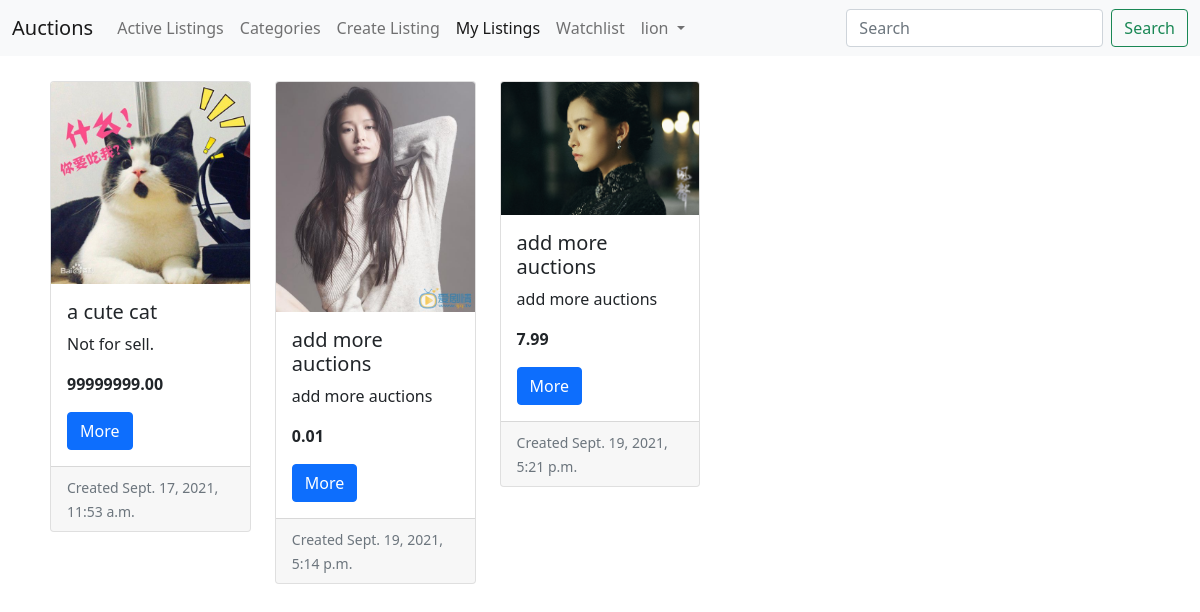
/1/listings/ (signed in), run on the app's committed database.
### auctions/models.py (models this page shows, shortened)
class User(AbstractUser):
    pass

class Lot(models.Model):
    seller = models.ForeignKey(
        User, on_delete=models.CASCADE, related_name="auction_lots")
    buyer = models.ForeignKey(
        User, on_delete=models.SET_NULL, related_name="purchased_lot", null=True)
    active = models.BooleanField(default=True)
    title = models.CharField(max_length=64)
    description = models.TextField()
    bid = MoneyField(max_digits=10, decimal_places=2,
                     default_currency='USD', validators=[
                         MinMoneyValidator(Decimal('0.01')),
                     ])
    image = models.ImageField(upload_to='lot_images/', null=True, blank=True)
    category = models.CharField(max_length=32, null=True, blank=True)
    add_date = models.DateTimeField(auto_now_add=True)

### auctions/views.py (the view)
# urls.py: path("<int:pk>/listings/", views.UserListingsView.as_view(), name="user_listings"),
class UserListingsView(generic.ListView):
    template_name = 'auctions/user_listings.html'
    def get_queryset(self):
        return User.objects.get(pk=self.kwargs['pk']).auction_lots.all()

### auctions/templates/auctions/user_listings.html (shortened to what this page needs)
{% extends "auctions/layout.html" %}
{% load static %}
{% block body %}
{% if not object_list %}
Don't have a listing yet, <a href="{% url 'create_listing' %}">create one?</a>
{% else %}
<div class="row row-cols-1 row-cols-md-5 g-4">
  {% for lot in object_list %}
  <div class="col">
    <div class="card">
      <img
        src="{% if lot.image %}{{ lot.image.url }}{% else %}{% static 'auctions/images/lot_default_pic.png' %}{% endif %}"
        class="card-img-top" alt="Lot's picture">
      <div class="card-body">
        <h5 class="card-title">{{ lot.title }}</h5>
        <p class="card-text">
          {% if lot.description|length <= 100 %}{{ lot.description }}{% else %}{{ lot.description|slice:"100" }}...{% endif %}
        </p>
        <p class="card-text">
          <strong>{{ lot.bid }}</strong>
        </p>
        <a href="{% url 'lot_detail' lot.pk %}" class="btn btn-primary">More</a>
      </div>
      <div class="card-footer">
        <small class="text-muted">Created {{ lot.add_date }}</small>
      </div>
    </div>
  </div>
  {% endfor %}
  {% endif %}
  {% endblock %}

### auctions/templates/auctions/layout.html (shortened to what this page needs)
{% load static %}
<!DOCTYPE html>
<html lang="en">
<head>
    <link href="https://cdn.jsdelivr.net/npm/bootstrap@5.1.1/dist/css/bootstrap.min.css" rel="stylesheet"
>
    <link href="{% static 'auctions/styles.css' %}" rel="stylesheet">
</head>
<body>
    <nav class="navbar navbar-expand-lg navbar-light bg-light">
        <div class="container-fluid">
            <a class="navbar-brand" href="{% url 'index' %}">Auctions</a>
            <div class="collapse navbar-collapse" id="navbarSupportedContent">
                <ul class="navbar-nav me-auto mb-2 mb-lg-0">
                    {% with url_name=request.resolver_match.url_name %}
                    <li class="nav-item">
                        <a class="nav-link {% if url_name == 'active_listings' %}active{% endif %}" aria-current="page"
                            href="{% url 'active_listings' %}">Active Listings</a>
                    </li>
                    <li class="nav-item">
                        <a class="nav-link {% if url_name == 'categories' %}active{% endif %}" aria-current="page"
                            href="{% url 'categories' %}">Categories</a>
                    </li>
                    {% if user.is_authenticated %}
                    <li class="nav-item">
                        <a class="nav-link {% if url_name == 'create_listing' %}active{% endif %}" aria-current="page"
                            href="{% url 'create_listing' %}">Create Listing</a>
                    </li>
                    <li class="nav-item">
                        <a class="nav-link {% if url_name == 'user_listings' %}active{% endif %}" aria-current="page"
                            href="{% url 'user_listings' user.pk %}">My Listings</a>
                    </li>
                    <li class="nav-item">
                        <a class="nav-link {% if url_name == 'watchlist' %}active{% endif %}" aria-current="page"
                            href="{% url 'watchlist' user.pk %}">Watchlist</a>
                    </li>
                    <li class="nav-item dropdown">
                        <a class="nav-link dropdown-toggle" href="#" id="navbarDropdown" role="button"
                            data-bs-toggle="dropdown" aria-expanded="false">
                            {{ user.username }}
                        </a>
                    </li>
                    {% endif %}
                    {% endwith %}
                </ul>
                <form class="d-flex">
                    <input class="form-control me-2" type="search" placeholder="Search" aria-label="Search">
                    <button class="btn btn-outline-success" type="submit">Search</button>
                </form>
            </div>
        </div>
    </nav>
    <div class="lot-container container-fluid">
        {% block body %}
        {% endblock %}
    </div>
</body>
</html>

### auctions/static/auctions/styles.css (style rules this page uses)
.lot-container { padding: 25px 50px; }

### data on the page
User: username "lion"
Lot: image (picture), title "a cute cat", description "Not for sell.", bid "99999999.00", add_date "Sept. 17, 2021, 11:53 a.m."
Lot: image (picture), title "add more auctions", description "add more auctions", bid "0.01", add_date "Sept. 19, 2021, 5:14 p.m."
Lot: image (picture), title "add more auctions", description "add more auctions", bid "7.99", add_date "Sept. 19, 2021, 5:21 p.m."
